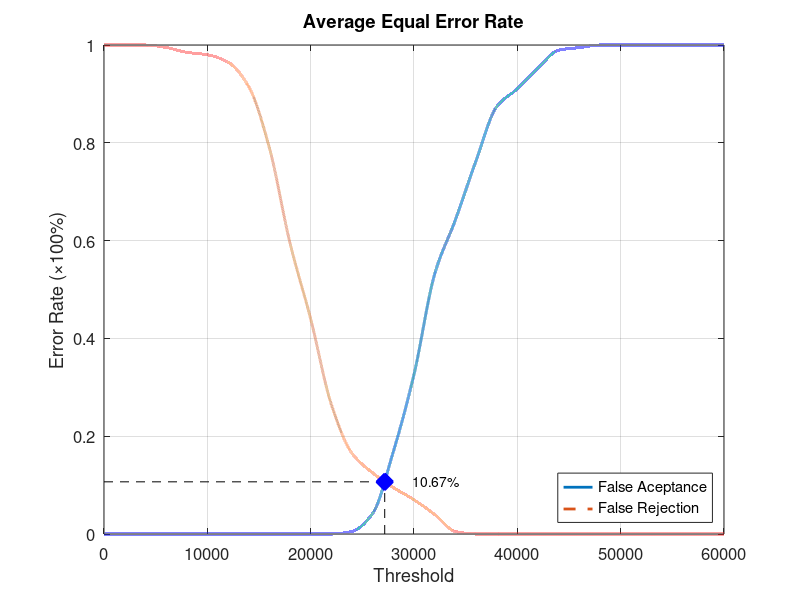
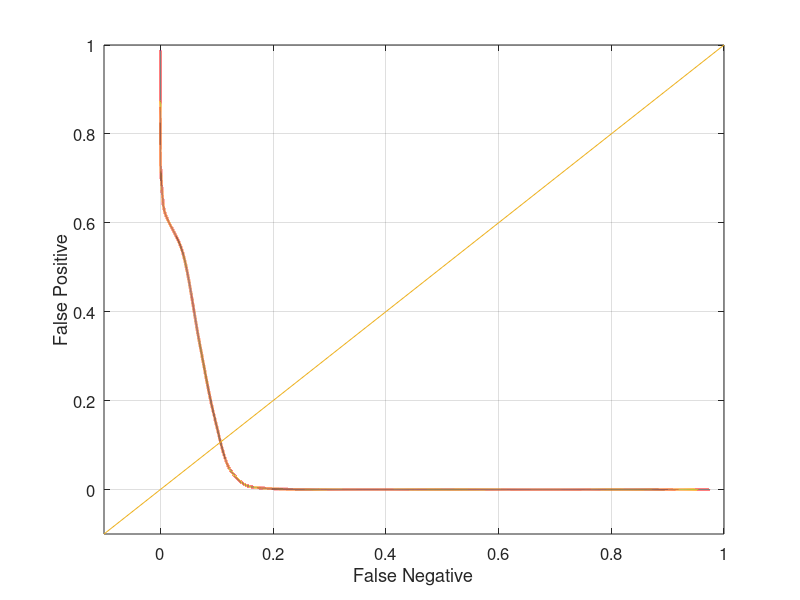

Recreate these plots in MATLAB, in order.
function yEER = Database1_4
close all;
clear;
clc;
x = 0:2000:60000;
xq = 0:0.5:60000;

y0 = [0 0 0 0 0 0 0 0 0 0 0 0 0.00526316 0.0421053 0.168421 0.326316 0.531579 0.642105 0.763158 0.873684 0.910526 0.952632 0.989474 0.994737 1 1 1 1 1 1 1];
yy0 = interp1(x, y0, xq, 'pchip');
y1 = [1 1 1 0.995 0.985 0.98 0.965 0.915 0.79 0.595 0.44 0.265 0.165 0.125 0.095 0.07 0.04 0.005 0 0 0 0 0 0 0 0 0 0 0 0 0];
yy1 = interp1(x, y1, xq, 'pchip');

% Calculating EER: 
y2 = abs(y0 - y1);
find(y2 == min(y2))
yy2 = abs(yy0 - yy1);
xEER = find(yy2 == min(yy2));
xEERIndex = xq(xEER) % X-axis EER
yEER = yy0(xEER) % Y-axis EER

main = figure
plot(xq, yy0,'-','LineWidth', 2);	hold on
plot(xq, yy1,'--','LineWidth', 2);	hold on
plot([xEERIndex xEERIndex], [0 yEER], 'k--');	hold on
plot([0 xEERIndex], [yEER yEER], 'k--');	hold on
plot(xEERIndex, yEER, 'bx', 'LineWidth', 10);	hold on
text(xEERIndex + 10 * xEERIndex / 100, yEER, [num2str(round((10000 * yEER)) / 100) '%'])
legend('False Aceptance', 'False Rejection', 'Location', 'SouthEast')
xlabel('Threshold')
ylabel('Error Rate (\times100%)')
title('Average Equal Error Rate')
set(gca, 'FontSize', 12)
axis([0 60000 0 1])
grid on

print(main, 'Database1_4Main', '-dpng');
FNRxFPR = figure('Color', [1 1 1]);
plot(yy1, yy0, '-', yy1, yy0, 'LineWidth', 2);
hold on
y = -0.1:0.1:1
plot(y, y); 
set(gca, 'FontSize', 12)
xlabel('False Negative')
ylabel('False Positive')
axis([-0.1 1 -0.1 1])
set(gca, 'FontSize', 12)
grid on

print(FNRxFPR, 'Database1_4FNRxFPR','-dpng');
end
